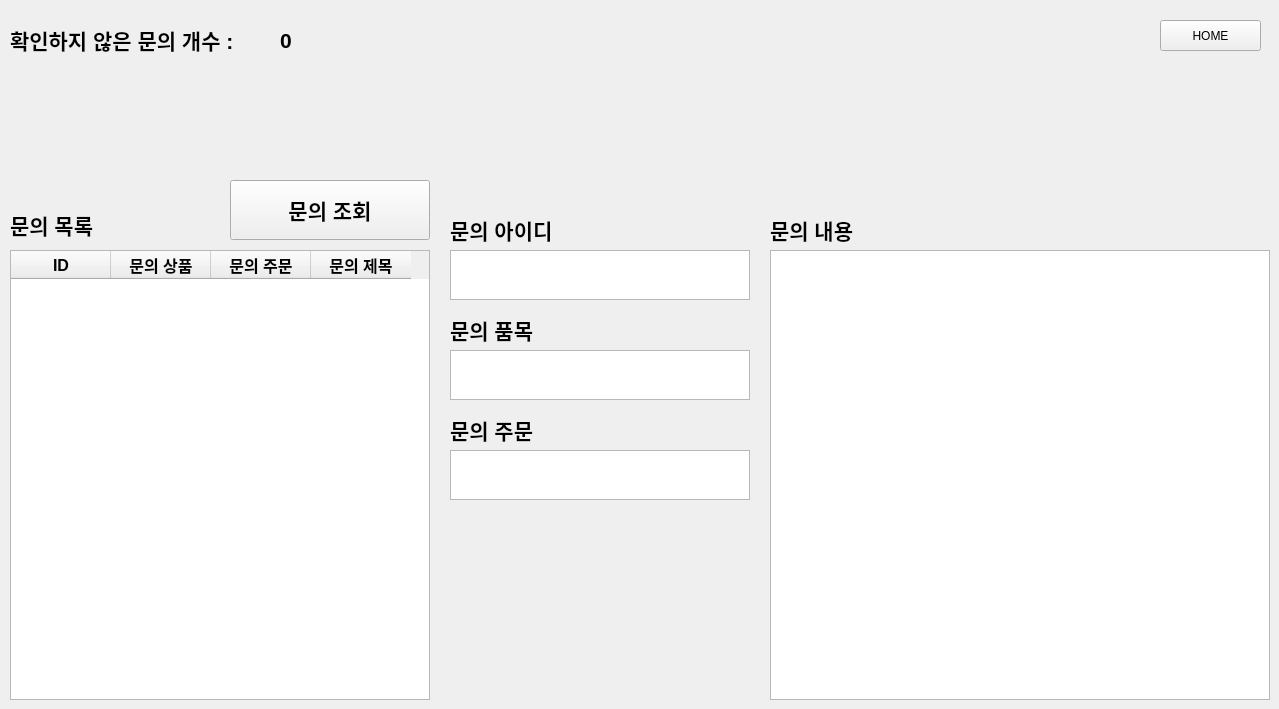
   <widget class="QWidget" name="page_8">
    <widget class="QTextBrowser" name="questOrder">
     <property name="geometry">
      <rect>
       <x>450</x>
       <y>450</y>
       <width>300</width>
       <height>50</height>
      </rect>
     </property>
     <property name="font">
      <font>
       <pointsize>16</pointsize>
       <weight>75</weight>
       <bold>true</bold>
      </font>
     </property>
    </widget>
    <widget class="QTextBrowser" name="questId">
     <property name="geometry">
      <rect>
       <x>450</x>
       <y>250</y>
       <width>300</width>
       <height>50</height>
      </rect>
     </property>
     <property name="font">
      <font>
       <pointsize>16</pointsize>
       <weight>75</weight>
       <bold>true</bold>
      </font>
     </property>
    </widget>
    <widget class="QLabel" name="label_26">
     <property name="geometry">
      <rect>
       <x>770</x>
       <y>210</y>
       <width>200</width>
       <height>40</height>
      </rect>
     </property>
     <property name="font">
      <font>
       <pointsize>16</pointsize>
       <weight>75</weight>
       <bold>true</bold>
      </font>
     </property>
     <property name="text">
      <string>문의 내용</string>
     </property>
    </widget>
    <widget class="QLabel" name="label_27">
     <property name="geometry">
      <rect>
       <x>450</x>
       <y>210</y>
       <width>200</width>
       <height>40</height>
      </rect>
     </property>
     <property name="font">
      <font>
       <pointsize>16</pointsize>
       <weight>75</weight>
       <bold>true</bold>
      </font>
     </property>
     <property name="text">
      <string>문의 아이디</string>
     </property>
    </widget>
    <widget class="QPushButton" name="printQuestions">
     <property name="geometry">
      <rect>
       <x>230</x>
       <y>180</y>
       <width>200</width>
       <height>60</height>
      </rect>
     </property>
     <property name="font">
      <font>
       <pointsize>16</pointsize>
       <weight>75</weight>
       <bold>true</bold>
      </font>
     </property>
     <property name="text">
      <string>문의 조회</string>
     </property>
    </widget>
    <widget class="QLabel" name="label_28">
     <property name="geometry">
      <rect>
       <x>450</x>
       <y>410</y>
       <width>200</width>
       <height>40</height>
      </rect>
     </property>
     <property name="font">
      <font>
       <pointsize>16</pointsize>
       <weight>75</weight>
       <bold>true</bold>
      </font>
     </property>
     <property name="text">
      <string>문의 주문</string>
     </property>
    </widget>
    <widget class="QTextBrowser" name="questText">
     <property name="geometry">
      <rect>
       <x>770</x>
       <y>250</y>
       <width>500</width>
       <height>450</height>
      </rect>
     </property>
     <property name="font">
      <font>
       <pointsize>16</pointsize>
       <weight>75</weight>
       <bold>true</bold>
      </font>
     </property>
    </widget>
    <widget class="QLabel" name="label_29">
     <property name="geometry">
      <rect>
       <x>450</x>
       <y>310</y>
       <width>200</width>
       <height>40</height>
      </rect>
     </property>
     <property name="font">
      <font>
       <pointsize>16</pointsize>
       <weight>75</weight>
       <bold>true</bold>
      </font>
     </property>
     <property name="text">
      <string>문의 품목</string>
     </property>
    </widget>
    <widget class="QLabel" name="label_30">
     <property name="geometry">
      <rect>
       <x>10</x>
       <y>20</y>
       <width>260</width>
       <height>40</height>
      </rect>
     </property>
     <property name="font">
      <font>
       <pointsize>16</pointsize>
       <weight>75</weight>
       <bold>true</bold>
      </font>
     </property>
     <property name="text">
      <string>확인하지 않은 문의 개수 :</string>
     </property>
    </widget>
    <widget class="QLabel" name="label_31">
     <property name="geometry">
      <rect>
       <x>10</x>
       <y>200</y>
       <width>100</width>
       <height>50</height>
      </rect>
     </property>
     <property name="font">
      <font>
       <pointsize>16</pointsize>
       <weight>75</weight>
       <bold>true</bold>
      </font>
     </property>
     <property name="text">
      <string>문의 목록</string>
     </property>
    </widget>
    <widget class="QTableWidget" name="questions">
     <property name="geometry">
      <rect>
       <x>10</x>
       <y>250</y>
       <width>420</width>
       <height>450</height>
      </rect>
     </property>
     <property name="font">
      <font>
       <pointsize>12</pointsize>
       <weight>75</weight>
       <bold>true</bold>
      </font>
     </property>
     <column>
      <property name="text">
       <string>ID</string>
      </property>
     </column>
     <column>
      <property name="text">
       <string>문의 상품</string>
      </property>
     </column>
     <column>
      <property name="text">
       <string>문의 주문</string>
      </property>
     </column>
     <column>
      <property name="text">
       <string>문의 제목</string>
      </property>
     </column>
    </widget>
    <widget class="QTextBrowser" name="questProduct">
     <property name="geometry">
      <rect>
       <x>450</x>
       <y>350</y>
       <width>300</width>
       <height>50</height>
      </rect>
     </property>
     <property name="font">
      <font>
       <pointsize>16</pointsize>
       <weight>75</weight>
       <bold>true</bold>
      </font>
     </property>
    </widget>
    <widget class="QLabel" name="questAlarm">
     <property name="geometry">
      <rect>
       <x>280</x>
       <y>20</y>
       <width>80</width>
       <height>40</height>
      </rect>
     </property>
     <property name="font">
      <font>
       <pointsize>16</pointsize>
       <weight>75</weight>
       <bold>true</bold>
      </font>
     </property>
     <property name="text">
      <string>0</string>
     </property>
    </widget>
    <widget class="QPushButton" name="inquire_home_6">
     <property name="geometry">
      <rect>
       <x>1160</x>
       <y>20</y>
       <width>101</width>
       <height>31</height>
      </rect>
     </property>
     <property name="text">
      <string>HOME</string>
     </property>
    </widget>
   </widget>
